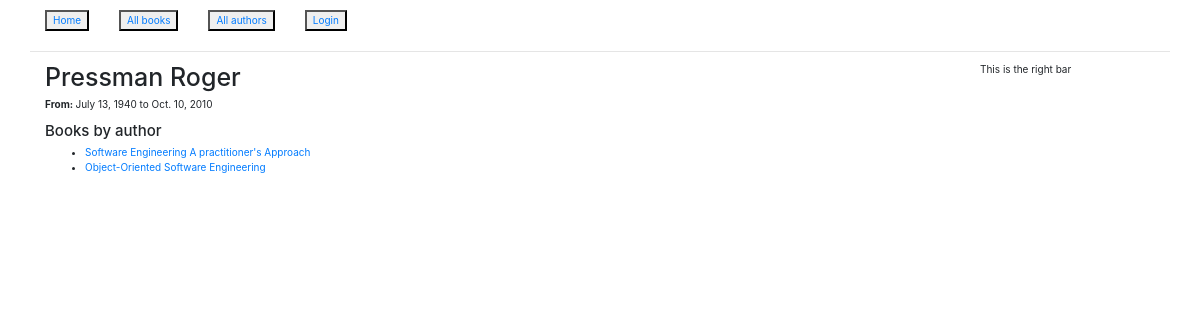
/catalog/author/3, run on the app's committed database.
### catalog/models.py (models this page shows, shortened)
class Author(models.Model):
    first_name = models.CharField(max_length=100)
    last_name = models.CharField(max_length=100)
    date_of_birth = models.DateField(null=True, blank=True)
    date_of_death = models.DateField('Died', null=True, blank=True)
    def __str__(self):
        return '%s %s' % (self.last_name, self.first_name)
    class Meta:
        ordering = ['last_name']

class Book(models.Model):
    title = models.CharField(max_length=200)
    author = models.ForeignKey('Author', on_delete=models.SET_NULL, null=True)
    summary = models.TextField(max_length=1000, help_text="Enter a brief description of the book")
    isbn = models.CharField('ISBN', max_length=13, help_text='13 Character <a href="https://www.isbn-international.org/content/what-isbn">ISBN number</a>')
    genre = models.ManyToManyField(Genre, help_text="Select a genre for this book")
    def __str__(self):
        return self.title
    def display_genre(self):
        """
        Creates a string for the Genre. This is required to display genre in Admin.
        """
        return ', '.join([ genre.name for genre in self.genre.all()[:3]])
    display_genre.short_description = 'Genre'

### catalog/views.py (the view)
# urls.py: url(r'^author/(?P<pk>\d+)$', views.AuthorDetailView.as_view(), name='author-detail'),
class AuthorDetailView(generic.DetailView):
    model =  Author

### catalog/templates/catalog/author_detail.html
{% extends "base_generic.html" %}
{% block content %}
    <h1>{{ author }}</h1>
    <p>{% if author.date_of_birth != Null %}
            <strong>From: </strong>{{ author.date_of_birth }} to {% if author.date_of_death == Null %}
            Date
        {% else %}
            {{ author.date_of_death }}
        {% endif %}
    {% endif %}
     </p>
    <h4>Books by author</h4>
    <ul>
        {% for book in author.book_set.all %}
            <li><a href="{% url 'book-detail' book.id %}">{{ book }}</a></li>
        {% endfor %}
        </ul>
{% endblock %}

### data on the page
Author: last_name+first_name "Pressman Roger", date_of_birth "July 13, 1940", date_of_death "Oct. 10, 2010"
Book: title "Software Engineering A practitioner's Approach"
Book: title "Object-Oriented Software Engineering"
